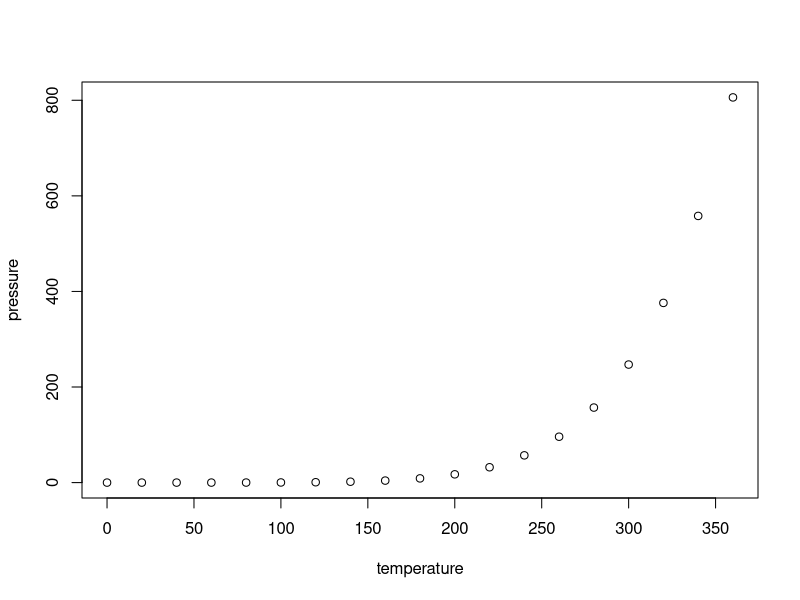
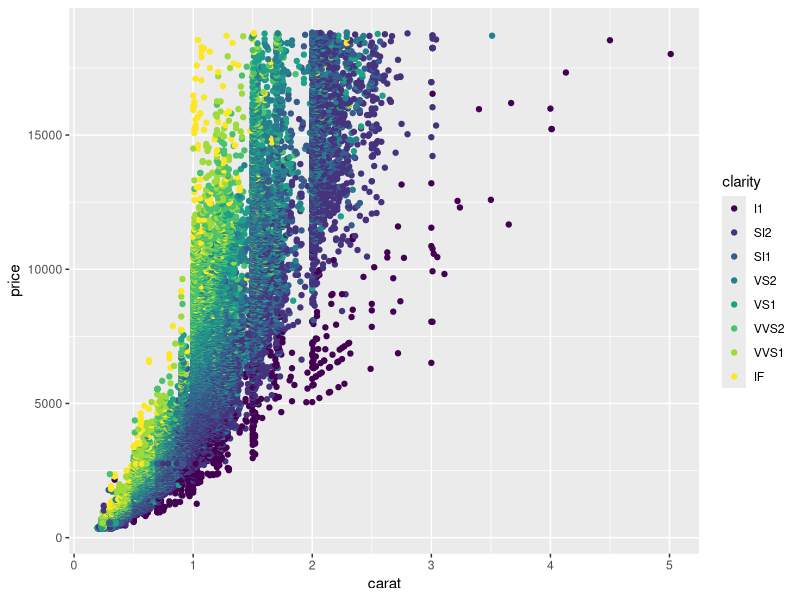

Source code (R) for these figures, in order:
## ---- chunk 1
knitr::opts_chunk$set(echo = TRUE)
## ---- chunk 2
summary(cars)
## ---- chunk 3
plot(pressure)
## ---- chunk 4
library(ggplot2)
ggplot(diamonds, aes(x=carat, y=price, color=clarity)) + geom_point()
